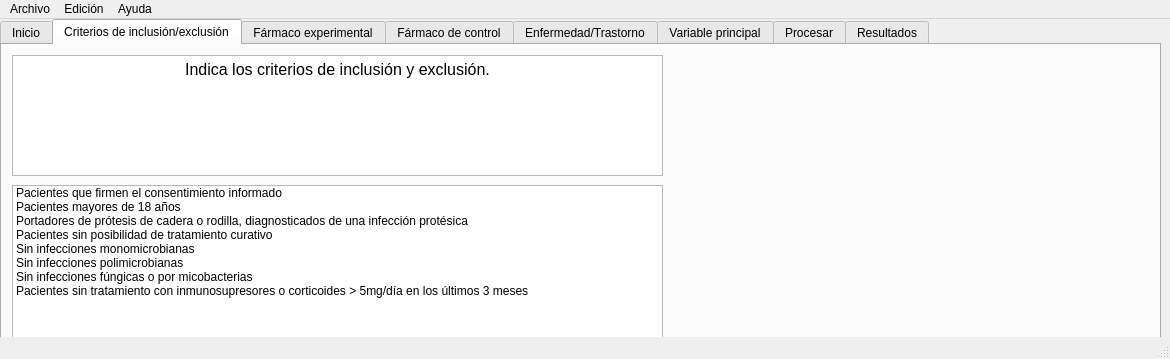
<?xml version="1.0" encoding="UTF-8"?>
<ui version="4.0">
 <class>MainWindow</class>
 <widget class="QMainWindow" name="MainWindow">
  <property name="geometry">
   <rect>
    <x>0</x>
    <y>0</y>
    <width>1170</width>
    <height>359</height>
   </rect>
  </property>
  <property name="windowTitle">
   <string>Hamelin</string>
  </property>
  <widget class="QWidget" name="centralwidget">
   <widget class="QTabWidget" name="tabWidget">
    <property name="enabled">
     <bool>true</bool>
    </property>
    <property name="geometry">
     <rect>
      <x>0</x>
      <y>0</y>
      <width>1161</width>
      <height>369</height>
     </rect>
    </property>
    <property name="currentIndex">
     <number>1</number>
    </property>
    <widget class="QWidget" name="tab_inicio">
     <property name="cursor">
      <cursorShape>ArrowCursor</cursorShape>
     </property>
     <property name="accessibleName">
      <string/>
     </property>
     <attribute name="title">
      <string>Inicio</string>
     </attribute>
     <widget class="QTextEdit" name="textEdit">
      <property name="geometry">
       <rect>
        <x>10</x>
        <y>10</y>
        <width>651</width>
        <height>121</height>
       </rect>
      </property>
      <property name="html">
       <string>&lt;!DOCTYPE HTML PUBLIC &quot;-//W3C//DTD HTML 4.0//EN&quot; &quot;http://www.w3.org/TR/REC-html40/strict.dtd&quot;&gt;
&lt;html&gt;&lt;head&gt;&lt;meta name=&quot;qrichtext&quot; content=&quot;1&quot; /&gt;&lt;meta charset=&quot;utf-8&quot; /&gt;&lt;style type=&quot;text/css&quot;&gt;
p, li { white-space: pre-wrap; }
hr { height: 1px; border-width: 0; }
li.unchecked::marker { content: &quot;\2610&quot;; }
li.checked::marker { content: &quot;\2612&quot;; }
&lt;/style&gt;&lt;/head&gt;&lt;body style=&quot; font-family:'Sans Serif'; font-size:9pt; font-weight:400; font-style:normal;&quot;&gt;
&lt;p align=&quot;center&quot; style=&quot; margin-top:0px; margin-bottom:0px; margin-left:0px; margin-right:0px; -qt-block-indent:0; text-indent:0px;&quot;&gt;&lt;span style=&quot; font-size:12pt;&quot;&gt;Volver a la pantalla de inicio.&lt;/span&gt;&lt;/p&gt;&lt;/body&gt;&lt;/html&gt;</string>
      </property>
     </widget>
     <widget class="QPushButton" name="pushButton_3">
      <property name="geometry">
       <rect>
        <x>290</x>
        <y>170</y>
        <width>83</width>
        <height>22</height>
       </rect>
      </property>
      <property name="text">
       <string>Inicio</string>
      </property>
     </widget>
    </widget>
    <widget class="QWidget" name="tab_criterios_inclusion_exclusion">
     <attribute name="title">
      <string>Criterios de inclusión/exclusión</string>
     </attribute>
     <widget class="QTextEdit" name="textEdit_3">
      <property name="geometry">
       <rect>
        <x>10</x>
        <y>10</y>
        <width>651</width>
        <height>121</height>
       </rect>
      </property>
      <property name="html">
       <string>&lt;!DOCTYPE HTML PUBLIC &quot;-//W3C//DTD HTML 4.0//EN&quot; &quot;http://www.w3.org/TR/REC-html40/strict.dtd&quot;&gt;
&lt;html&gt;&lt;head&gt;&lt;meta name=&quot;qrichtext&quot; content=&quot;1&quot; /&gt;&lt;meta charset=&quot;utf-8&quot; /&gt;&lt;style type=&quot;text/css&quot;&gt;
p, li { white-space: pre-wrap; }
hr { height: 1px; border-width: 0; }
li.unchecked::marker { content: &quot;\2610&quot;; }
li.checked::marker { content: &quot;\2612&quot;; }
&lt;/style&gt;&lt;/head&gt;&lt;body style=&quot; font-family:'Sans Serif'; font-size:9pt; font-weight:400; font-style:normal;&quot;&gt;
&lt;p align=&quot;center&quot; style=&quot; margin-top:0px; margin-bottom:0px; margin-left:0px; margin-right:0px; -qt-block-indent:0; text-indent:0px;&quot;&gt;&lt;span style=&quot; font-size:12pt;&quot;&gt;Indica los criterios de inclusión y exclusión.&lt;/span&gt;&lt;/p&gt;&lt;/body&gt;&lt;/html&gt;</string>
      </property>
     </widget>
     <widget class="QListWidget" name="listWidget_2">
      <property name="geometry">
       <rect>
        <x>10</x>
        <y>140</y>
        <width>651</width>
        <height>192</height>
       </rect>
      </property>
      <property name="selectionMode">
       <enum>QAbstractItemView::SelectionMode::MultiSelection</enum>
      </property>
      <item>
       <property name="text">
        <string>Pacientes que firmen el consentimiento informado</string>
       </property>
      </item>
      <item>
       <property name="text">
        <string>Pacientes mayores de 18 años</string>
       </property>
      </item>
      <item>
       <property name="text">
        <string>Portadores de prótesis de cadera o rodilla, diagnosticados de una infección protésica</string>
       </property>
      </item>
      <item>
       <property name="text">
        <string>Pacientes sin posibilidad de tratamiento curativo</string>
       </property>
      </item>
      <item>
       <property name="text">
        <string>Sin infecciones monomicrobianas</string>
       </property>
      </item>
      <item>
       <property name="text">
        <string>Sin infecciones polimicrobianas</string>
       </property>
      </item>
      <item>
       <property name="text">
        <string>Sin infecciones fúngicas o por micobacterias</string>
       </property>
      </item>
      <item>
       <property name="text">
        <string>Pacientes sin tratamiento con inmunosupresores o corticoides &gt; 5mg/día en los últimos 3 meses</string>
       </property>
      </item>
     </widget>
    </widget>
    <widget class="QWidget" name="tab_farmaco_experimental">
     <attribute name="title">
      <string>Fármaco experimental</string>
     </attribute>
    </widget>
    <widget class="QWidget" name="tab_farmaco_control">
     <attribute name="title">
      <string>Fármaco de control</string>
     </attribute>
    </widget>
    <widget class="QWidget" name="tab_enfermedad_trastorno">
     <attribute name="title">
      <string>Enfermedad/Trastorno</string>
     </attribute>
    </widget>
    <widget class="QWidget" name="tab_variable_principal">
     <attribute name="title">
      <string>Variable principal</string>
     </attribute>
     <widget class="QTextEdit" name="textEdit_4">
      <property name="geometry">
       <rect>
        <x>10</x>
        <y>10</y>
        <width>651</width>
        <height>121</height>
       </rect>
      </property>
      <property name="html">
       <string>&lt;!DOCTYPE HTML PUBLIC &quot;-//W3C//DTD HTML 4.0//EN&quot; &quot;http://www.w3.org/TR/REC-html40/strict.dtd&quot;&gt;
&lt;html&gt;&lt;head&gt;&lt;meta name=&quot;qrichtext&quot; content=&quot;1&quot; /&gt;&lt;meta charset=&quot;utf-8&quot; /&gt;&lt;style type=&quot;text/css&quot;&gt;
p, li { white-space: pre-wrap; }
hr { height: 1px; border-width: 0; }
li.unchecked::marker { content: &quot;\2610&quot;; }
li.checked::marker { content: &quot;\2612&quot;; }
&lt;/style&gt;&lt;/head&gt;&lt;body style=&quot; font-family:'Sans Serif'; font-size:9pt; font-weight:400; font-style:normal;&quot;&gt;
&lt;p align=&quot;center&quot; style=&quot; margin-top:0px; margin-bottom:0px; margin-left:0px; margin-right:0px; -qt-block-indent:0; text-indent:0px;&quot;&gt;&lt;span style=&quot; font-size:12pt;&quot;&gt;Selecciona la variable principal.&lt;/span&gt;&lt;/p&gt;&lt;/body&gt;&lt;/html&gt;</string>
      </property>
     </widget>
     <widget class="QListWidget" name="listWidget_3">
      <property name="geometry">
       <rect>
        <x>10</x>
        <y>140</y>
        <width>651</width>
        <height>192</height>
       </rect>
      </property>
      <property name="selectionMode">
       <enum>QAbstractItemView::SelectionMode::MultiSelection</enum>
      </property>
      <item>
       <property name="text">
        <string>Aparición de LPP en pacientes neuroquirúrjicos en un periodo &gt;3 horas de intervención</string>
       </property>
      </item>
     </widget>
    </widget>
    <widget class="QWidget" name="tab_procesar">
     <attribute name="title">
      <string>Procesar</string>
     </attribute>
     <widget class="QTextEdit" name="textEdit_5">
      <property name="geometry">
       <rect>
        <x>10</x>
        <y>10</y>
        <width>651</width>
        <height>121</height>
       </rect>
      </property>
      <property name="html">
       <string>&lt;!DOCTYPE HTML PUBLIC &quot;-//W3C//DTD HTML 4.0//EN&quot; &quot;http://www.w3.org/TR/REC-html40/strict.dtd&quot;&gt;
&lt;html&gt;&lt;head&gt;&lt;meta name=&quot;qrichtext&quot; content=&quot;1&quot; /&gt;&lt;meta charset=&quot;utf-8&quot; /&gt;&lt;style type=&quot;text/css&quot;&gt;
p, li { white-space: pre-wrap; }
hr { height: 1px; border-width: 0; }
li.unchecked::marker { content: &quot;\2610&quot;; }
li.checked::marker { content: &quot;\2612&quot;; }
&lt;/style&gt;&lt;/head&gt;&lt;body style=&quot; font-family:'Sans Serif'; font-size:9pt; font-weight:400; font-style:normal;&quot;&gt;
&lt;p align=&quot;center&quot; style=&quot; margin-top:0px; margin-bottom:0px; margin-left:0px; margin-right:0px; -qt-block-indent:0; text-indent:0px;&quot;&gt;&lt;span style=&quot; font-size:12pt;&quot;&gt;Procesar el dataset.&lt;/span&gt;&lt;/p&gt;&lt;/body&gt;&lt;/html&gt;</string>
      </property>
     </widget>
     <widget class="QPushButton" name="pushButton">
      <property name="geometry">
       <rect>
        <x>290</x>
        <y>180</y>
        <width>83</width>
        <height>22</height>
       </rect>
      </property>
      <property name="text">
       <string>Procesar</string>
      </property>
     </widget>
    </widget>
    <widget class="QWidget" name="tab_resultados">
     <attribute name="title">
      <string>Resultados</string>
     </attribute>
     <widget class="QTextEdit" name="textEdit_6">
      <property name="geometry">
       <rect>
        <x>10</x>
        <y>10</y>
        <width>651</width>
        <height>121</height>
       </rect>
      </property>
      <property name="html">
       <string>&lt;!DOCTYPE HTML PUBLIC &quot;-//W3C//DTD HTML 4.0//EN&quot; &quot;http://www.w3.org/TR/REC-html40/strict.dtd&quot;&gt;
&lt;html&gt;&lt;head&gt;&lt;meta name=&quot;qrichtext&quot; content=&quot;1&quot; /&gt;&lt;meta charset=&quot;utf-8&quot; /&gt;&lt;style type=&quot;text/css&quot;&gt;
p, li { white-space: pre-wrap; }
hr { height: 1px; border-width: 0; }
li.unchecked::marker { content: &quot;\2610&quot;; }
li.checked::marker { content: &quot;\2612&quot;; }
&lt;/style&gt;&lt;/head&gt;&lt;body style=&quot; font-family:'Sans Serif'; font-size:9pt; font-weight:400; font-style:normal;&quot;&gt;
&lt;p align=&quot;center&quot; style=&quot; margin-top:0px; margin-bottom:0px; margin-left:0px; margin-right:0px; -qt-block-indent:0; text-indent:0px;&quot;&gt;&lt;span style=&quot; font-size:12pt;&quot;&gt;Resultados del procesado del dataset.&lt;/span&gt;&lt;/p&gt;&lt;/body&gt;&lt;/html&gt;</string>
      </property>
     </widget>
    </widget>
   </widget>
  </widget>
  <widget class="QMenuBar" name="menubar">
   <property name="geometry">
    <rect>
     <x>0</x>
     <y>0</y>
     <width>1170</width>
     <height>19</height>
    </rect>
   </property>
   <widget class="QMenu" name="menuArchivo">
    <property name="title">
     <string>Archivo</string>
    </property>
   </widget>
   <widget class="QMenu" name="menuEdici_n">
    <property name="title">
     <string>Edición</string>
    </property>
   </widget>
   <widget class="QMenu" name="menuAyuda">
    <property name="title">
     <string>Ayuda</string>
    </property>
    <addaction name="actionAcerca_de_Hamelin"/>
   </widget>
   <addaction name="menuArchivo"/>
   <addaction name="menuEdici_n"/>
   <addaction name="menuAyuda"/>
  </widget>
  <widget class="QStatusBar" name="statusbar"/>
  <action name="actionAcerca_de_Hamelin">
   <property name="text">
    <string>Acerca de Hamelin</string>
   </property>
  </action>
 </widget>
 <resources/>
 <connections/>
</ui>
